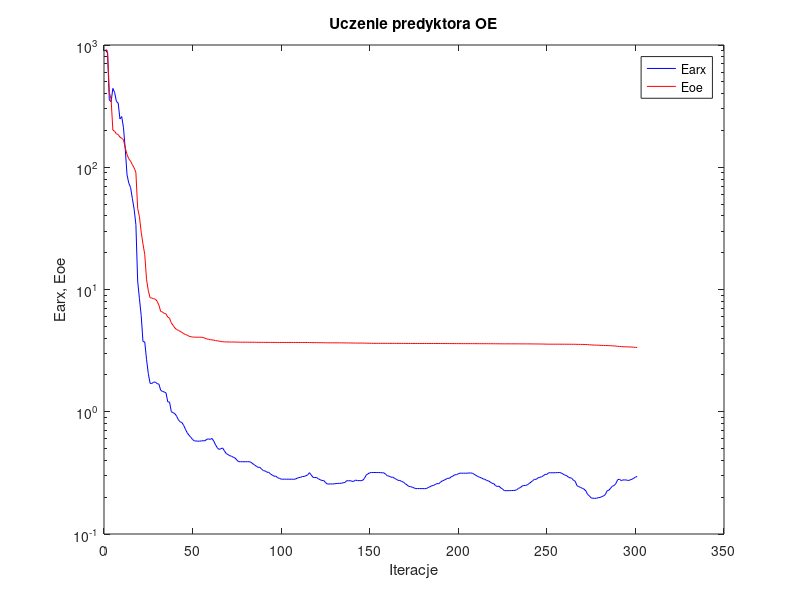
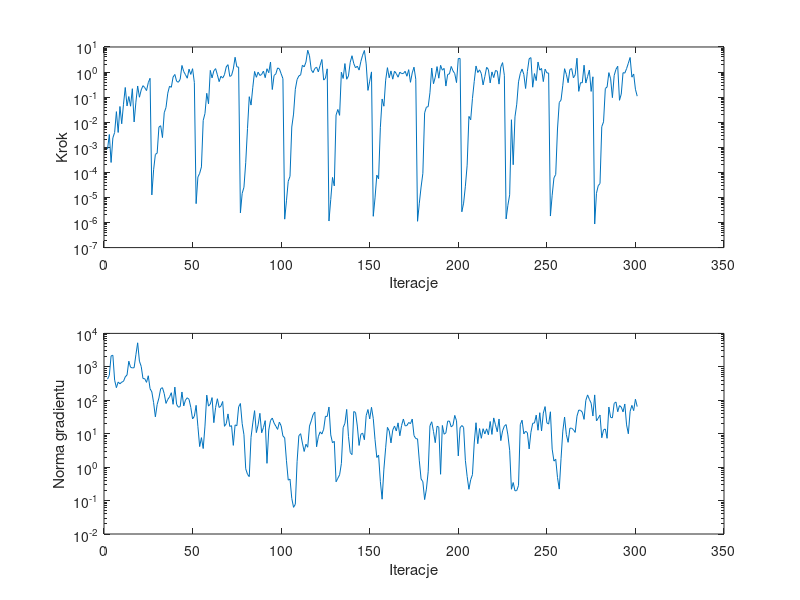

MATLAB code to generate these figures, in order:
%uczenie predyktora oe
clear all;
n=0; farx(n+1)=9.039466e+002; foe(n+1)=9.213752e+002; wspucz(n+1)=0.000000e+000; ng(n+1)=0.000000e+000;
%odnowa zmiennej metryki
n=1; farx(n+1)=8.592346e+002; foe(n+1)=8.892749e+002; krok(n+1)=8.446781e-004; ng(n+1)=4.283869e+002;
n=2; farx(n+1)=3.554636e+002; foe(n+1)=4.104725e+002; krok(n+1)=3.240245e-003; ng(n+1)=5.571665e+002;
n=3; farx(n+1)=3.438505e+002; foe(n+1)=3.608143e+002; krok(n+1)=2.478815e-004; ng(n+1)=2.117980e+003;
n=4; farx(n+1)=4.414736e+002; foe(n+1)=2.012518e+002; krok(n+1)=2.373838e-003; ng(n+1)=2.218937e+003;
n=5; farx(n+1)=4.089544e+002; foe(n+1)=1.968599e+002; krok(n+1)=3.891067e-003; ng(n+1)=3.993949e+002;
n=6; farx(n+1)=3.456889e+002; foe(n+1)=1.877053e+002; krok(n+1)=2.643052e-002; ng(n+1)=2.380797e+002;
n=7; farx(n+1)=3.351259e+002; foe(n+1)=1.852199e+002; krok(n+1)=3.899772e-003; ng(n+1)=3.511100e+002;
n=8; farx(n+1)=2.483405e+002; foe(n+1)=1.764369e+002; krok(n+1)=4.237599e-002; ng(n+1)=3.106760e+002;
n=9; farx(n+1)=2.599893e+002; foe(n+1)=1.724456e+002; krok(n+1)=8.674162e-003; ng(n+1)=3.493493e+002;
n=10; farx(n+1)=2.100548e+002; foe(n+1)=1.678157e+002; krok(n+1)=5.220046e-002; ng(n+1)=3.672480e+002;
n=11; farx(n+1)=1.408370e+002; foe(n+1)=1.435453e+002; krok(n+1)=2.427388e-001; ng(n+1)=5.012253e+002;
n=12; farx(n+1)=8.659238e+001; foe(n+1)=1.273307e+002; krok(n+1)=4.446078e-002; ng(n+1)=5.689139e+002;
n=13; farx(n+1)=7.411333e+001; foe(n+1)=1.171511e+002; krok(n+1)=1.057221e-001; ng(n+1)=1.473016e+003;
n=14; farx(n+1)=6.829468e+001; foe(n+1)=1.122370e+002; krok(n+1)=4.346837e-002; ng(n+1)=9.666006e+002;
n=15; farx(n+1)=5.558311e+001; foe(n+1)=1.049322e+002; krok(n+1)=2.169866e-001; ng(n+1)=9.294031e+002;
n=16; farx(n+1)=4.546717e+001; foe(n+1)=9.894195e+001; krok(n+1)=1.025657e-002; ng(n+1)=9.416441e+002;
n=17; farx(n+1)=3.397934e+001; foe(n+1)=9.051819e+001; krok(n+1)=6.324857e-002; ng(n+1)=2.287876e+003;
n=18; farx(n+1)=1.172206e+001; foe(n+1)=4.614777e+001; krok(n+1)=2.785378e-001; ng(n+1)=5.229447e+003;
n=19; farx(n+1)=8.414293e+000; foe(n+1)=3.938781e+001; krok(n+1)=9.907791e-002; ng(n+1)=1.474969e+003;
n=20; farx(n+1)=6.132854e+000; foe(n+1)=2.941989e+001; krok(n+1)=1.942977e-001; ng(n+1)=1.031544e+003;
n=21; farx(n+1)=3.750288e+000; foe(n+1)=2.356975e+001; krok(n+1)=2.869393e-001; ng(n+1)=4.459070e+002;
n=22; farx(n+1)=3.731649e+000; foe(n+1)=1.937669e+001; krok(n+1)=2.401907e-001; ng(n+1)=4.421281e+002;
n=23; farx(n+1)=2.688827e+000; foe(n+1)=1.212606e+001; krok(n+1)=1.827549e-001; ng(n+1)=3.431793e+002;
n=24; farx(n+1)=2.057009e+000; foe(n+1)=9.803566e+000; krok(n+1)=3.791860e-001; ng(n+1)=5.407460e+002;
n=25; farx(n+1)=1.710263e+000; foe(n+1)=8.569150e+000; krok(n+1)=5.636152e-001; ng(n+1)=2.216411e+002;
%odnowa zmiennej metryki
n=26; farx(n+1)=1.703269e+000; foe(n+1)=8.517127e+000; krok(n+1)=1.259797e-005; ng(n+1)=1.779468e+002;
n=27; farx(n+1)=1.745292e+000; foe(n+1)=8.396648e+000; krok(n+1)=1.266922e-004; ng(n+1)=8.505403e+001;
n=28; farx(n+1)=1.747359e+000; foe(n+1)=8.338259e+000; krok(n+1)=5.227506e-004; ng(n+1)=3.195090e+001;
n=29; farx(n+1)=1.698472e+000; foe(n+1)=8.006679e+000; krok(n+1)=5.797328e-004; ng(n+1)=7.431212e+001;
n=30; farx(n+1)=1.681452e+000; foe(n+1)=7.444766e+000; krok(n+1)=6.380132e-003; ng(n+1)=1.171291e+002;
n=31; farx(n+1)=1.499745e+000; foe(n+1)=6.613498e+000; krok(n+1)=7.251821e-003; ng(n+1)=2.227679e+002;
n=32; farx(n+1)=1.465406e+000; foe(n+1)=6.547494e+000; krok(n+1)=2.441971e-003; ng(n+1)=2.377764e+002;
n=33; farx(n+1)=1.452815e+000; foe(n+1)=6.377026e+000; krok(n+1)=2.384691e-002; ng(n+1)=1.576991e+002;
n=34; farx(n+1)=1.425746e+000; foe(n+1)=6.319669e+000; krok(n+1)=3.876047e-002; ng(n+1)=8.053255e+001;
n=35; farx(n+1)=1.204813e+000; foe(n+1)=5.945283e+000; krok(n+1)=1.439513e-001; ng(n+1)=1.061364e+002;
n=36; farx(n+1)=1.201450e+000; foe(n+1)=5.823221e+000; krok(n+1)=2.730638e-001; ng(n+1)=1.262456e+002;
n=37; farx(n+1)=1.000763e+000; foe(n+1)=5.332787e+000; krok(n+1)=2.468078e-001; ng(n+1)=1.681377e+002;
n=38; farx(n+1)=9.825645e-001; foe(n+1)=5.091926e+000; krok(n+1)=6.338619e-001; ng(n+1)=7.563167e+001;
n=39; farx(n+1)=9.645515e-001; foe(n+1)=4.855319e+000; krok(n+1)=8.029948e-001; ng(n+1)=2.477335e+002;
n=40; farx(n+1)=9.202718e-001; foe(n+1)=4.703134e+000; krok(n+1)=4.268310e-001; ng(n+1)=7.460760e+001;
n=41; farx(n+1)=8.589876e-001; foe(n+1)=4.634025e+000; krok(n+1)=3.924010e-001; ng(n+1)=6.202236e+001;
n=42; farx(n+1)=8.271178e-001; foe(n+1)=4.547241e+000; krok(n+1)=5.154350e-001; ng(n+1)=6.466661e+001;
n=43; farx(n+1)=8.158971e-001; foe(n+1)=4.450419e+000; krok(n+1)=1.834237e+000; ng(n+1)=1.768235e+002;
n=44; farx(n+1)=7.720033e-001; foe(n+1)=4.352302e+000; krok(n+1)=1.046368e+000; ng(n+1)=6.773557e+001;
n=45; farx(n+1)=7.171895e-001; foe(n+1)=4.280266e+000; krok(n+1)=7.847380e-001; ng(n+1)=1.013607e+002;
n=46; farx(n+1)=6.717468e-001; foe(n+1)=4.233504e+000; krok(n+1)=5.680238e-001; ng(n+1)=1.186782e+002;
n=47; farx(n+1)=6.422128e-001; foe(n+1)=4.143831e+000; krok(n+1)=1.304490e+000; ng(n+1)=1.067240e+002;
n=48; farx(n+1)=6.189329e-001; foe(n+1)=4.113163e+000; krok(n+1)=8.055989e-001; ng(n+1)=6.093560e+001;
n=49; farx(n+1)=5.932296e-001; foe(n+1)=4.084297e+000; krok(n+1)=1.361947e+000; ng(n+1)=2.768046e+001;
n=50; farx(n+1)=5.779227e-001; foe(n+1)=4.076899e+000; krok(n+1)=3.819429e-001; ng(n+1)=3.318586e+001;
%odnowa zmiennej metryki
n=51; farx(n+1)=5.765826e-001; foe(n+1)=4.072810e+000; krok(n+1)=5.659503e-006; ng(n+1)=7.049082e+001;
n=52; farx(n+1)=5.743139e-001; foe(n+1)=4.070355e+000; krok(n+1)=6.490171e-005; ng(n+1)=1.662706e+001;
n=53; farx(n+1)=5.751679e-001; foe(n+1)=4.070103e+000; krok(n+1)=9.153980e-005; ng(n+1)=4.119229e+000;
n=54; farx(n+1)=5.769781e-001; foe(n+1)=4.068996e+000; krok(n+1)=1.648234e-004; ng(n+1)=7.628254e+000;
n=55; farx(n+1)=5.800284e-001; foe(n+1)=4.052675e+000; krok(n+1)=1.175883e-002; ng(n+1)=3.601222e+000;
n=56; farx(n+1)=5.788624e-001; foe(n+1)=3.993204e+000; krok(n+1)=2.223039e-002; ng(n+1)=1.688282e+001;
n=57; farx(n+1)=5.953858e-001; foe(n+1)=3.940075e+000; krok(n+1)=1.422614e-001; ng(n+1)=1.424470e+002;
n=58; farx(n+1)=5.992469e-001; foe(n+1)=3.920567e+000; krok(n+1)=5.401650e-002; ng(n+1)=6.677086e+001;
n=59; farx(n+1)=5.944875e-001; foe(n+1)=3.882352e+000; krok(n+1)=1.163909e+000; ng(n+1)=7.679332e+001;
n=60; farx(n+1)=6.047956e-001; foe(n+1)=3.871904e+000; krok(n+1)=5.853717e-001; ng(n+1)=1.200797e+002;
n=61; farx(n+1)=5.734318e-001; foe(n+1)=3.852887e+000; krok(n+1)=1.120145e+000; ng(n+1)=2.137813e+001;
n=62; farx(n+1)=5.354427e-001; foe(n+1)=3.820540e+000; krok(n+1)=1.371110e+000; ng(n+1)=6.099749e+001;
n=63; farx(n+1)=5.063751e-001; foe(n+1)=3.801535e+000; krok(n+1)=7.741360e-001; ng(n+1)=1.110610e+002;
n=64; farx(n+1)=4.916960e-001; foe(n+1)=3.786784e+000; krok(n+1)=4.147513e-001; ng(n+1)=6.068744e+001;
n=65; farx(n+1)=4.994048e-001; foe(n+1)=3.755535e+000; krok(n+1)=6.807263e-001; ng(n+1)=6.721248e+001;
n=66; farx(n+1)=5.054246e-001; foe(n+1)=3.741568e+000; krok(n+1)=5.758050e-001; ng(n+1)=9.196119e+001;
n=67; farx(n+1)=4.774452e-001; foe(n+1)=3.730706e+000; krok(n+1)=7.847380e-001; ng(n+1)=1.662666e+001;
n=68; farx(n+1)=4.550464e-001; foe(n+1)=3.726559e+000; krok(n+1)=1.601772e+000; ng(n+1)=1.990891e+001;
n=69; farx(n+1)=4.464666e-001; foe(n+1)=3.723286e+000; krok(n+1)=1.974564e+000; ng(n+1)=3.906760e+001;
n=70; farx(n+1)=4.368693e-001; foe(n+1)=3.720941e+000; krok(n+1)=6.710813e-001; ng(n+1)=1.646161e+001;
n=71; farx(n+1)=4.325833e-001; foe(n+1)=3.719100e+000; krok(n+1)=7.310195e-001; ng(n+1)=1.741170e+001;
n=72; farx(n+1)=4.242828e-001; foe(n+1)=3.718407e+000; krok(n+1)=1.322970e+000; ng(n+1)=4.475404e+000;
n=73; farx(n+1)=4.182206e-001; foe(n+1)=3.717180e+000; krok(n+1)=3.894350e+000; ng(n+1)=1.831296e+001;
n=74; farx(n+1)=4.025622e-001; foe(n+1)=3.714115e+000; krok(n+1)=1.605990e+000; ng(n+1)=1.731786e+001;
n=75; farx(n+1)=3.903375e-001; foe(n+1)=3.709148e+000; krok(n+1)=1.569476e+000; ng(n+1)=6.353433e+001;
%odnowa zmiennej metryki
n=76; farx(n+1)=3.902148e-001; foe(n+1)=3.706938e+000; krok(n+1)=2.429186e-006; ng(n+1)=7.995365e+001;
n=77; farx(n+1)=3.904859e-001; foe(n+1)=3.705917e+000; krok(n+1)=1.448140e-005; ng(n+1)=1.999505e+001;
n=78; farx(n+1)=3.896785e-001; foe(n+1)=3.705566e+000; krok(n+1)=2.550300e-005; ng(n+1)=9.307394e+000;
n=79; farx(n+1)=3.900092e-001; foe(n+1)=3.705508e+000; krok(n+1)=2.427276e-004; ng(n+1)=8.910631e-001;
n=80; farx(n+1)=3.905443e-001; foe(n+1)=3.705192e+000; krok(n+1)=5.548179e-003; ng(n+1)=6.127754e-001;
n=81; farx(n+1)=3.906438e-001; foe(n+1)=3.704334e+000; krok(n+1)=1.041792e-001; ng(n+1)=5.204482e-001;
n=82; farx(n+1)=3.857403e-001; foe(n+1)=3.703560e+000; krok(n+1)=4.818488e-002; ng(n+1)=7.816402e+000;
n=83; farx(n+1)=3.756064e-001; foe(n+1)=3.702040e+000; krok(n+1)=2.475890e-001; ng(n+1)=2.092803e+001;
n=84; farx(n+1)=3.668458e-001; foe(n+1)=3.699995e+000; krok(n+1)=1.056270e+000; ng(n+1)=4.889717e+001;
n=85; farx(n+1)=3.581334e-001; foe(n+1)=3.699042e+000; krok(n+1)=6.182030e-001; ng(n+1)=1.078192e+001;
n=86; farx(n+1)=3.509141e-001; foe(n+1)=3.697327e+000; krok(n+1)=9.903562e-001; ng(n+1)=1.838421e+001;
n=87; farx(n+1)=3.511712e-001; foe(n+1)=3.695885e+000; krok(n+1)=7.310195e-001; ng(n+1)=4.070193e+001;
n=88; farx(n+1)=3.389105e-001; foe(n+1)=3.694636e+000; krok(n+1)=8.043035e-001; ng(n+1)=1.066266e+001;
n=89; farx(n+1)=3.297519e-001; foe(n+1)=3.693885e+000; krok(n+1)=1.093437e+000; ng(n+1)=1.529289e+001;
n=90; farx(n+1)=3.278321e-001; foe(n+1)=3.693370e+000; krok(n+1)=5.968867e-001; ng(n+1)=2.457113e+001;
n=91; farx(n+1)=3.203585e-001; foe(n+1)=3.692580e+000; krok(n+1)=1.357620e+000; ng(n+1)=1.299740e+000;
n=92; farx(n+1)=3.194474e-001; foe(n+1)=3.692147e+000; krok(n+1)=9.397835e-001; ng(n+1)=1.283211e+001;
n=93; farx(n+1)=3.093037e-001; foe(n+1)=3.691285e+000; krok(n+1)=2.517207e+000; ng(n+1)=2.484475e+001;
n=94; farx(n+1)=3.035290e-001; foe(n+1)=3.690961e+000; krok(n+1)=2.010048e-001; ng(n+1)=2.942598e+001;
n=95; farx(n+1)=2.968636e-001; foe(n+1)=3.690316e+000; krok(n+1)=7.294970e-001; ng(n+1)=2.080402e+001;
n=96; farx(n+1)=2.975541e-001; foe(n+1)=3.689891e+000; krok(n+1)=8.456470e-001; ng(n+1)=1.679095e+001;
n=97; farx(n+1)=2.886798e-001; foe(n+1)=3.688961e+000; krok(n+1)=1.458994e+000; ng(n+1)=1.343428e+001;
n=98; farx(n+1)=2.854376e-001; foe(n+1)=3.688425e+000; krok(n+1)=1.348916e+000; ng(n+1)=2.217726e+001;
n=99; farx(n+1)=2.810673e-001; foe(n+1)=3.688180e+000; krok(n+1)=8.576098e-001; ng(n+1)=1.719634e+001;
n=100; farx(n+1)=2.808530e-001; foe(n+1)=3.688044e+000; krok(n+1)=5.461275e-001; ng(n+1)=8.552032e+000;
%odnowa zmiennej metryki
n=101; farx(n+1)=2.808404e-001; foe(n+1)=3.688031e+000; krok(n+1)=1.361941e-006; ng(n+1)=7.508431e+000;
n=102; farx(n+1)=2.807989e-001; foe(n+1)=3.688028e+000; krok(n+1)=7.336129e-006; ng(n+1)=1.553766e+000;
n=103; farx(n+1)=2.807596e-001; foe(n+1)=3.688027e+000; krok(n+1)=4.417967e-005; ng(n+1)=4.085292e-001;
n=104; farx(n+1)=2.807405e-001; foe(n+1)=3.688025e+000; krok(n+1)=6.952670e-005; ng(n+1)=4.385816e-001;
n=105; farx(n+1)=2.805709e-001; foe(n+1)=3.688008e+000; krok(n+1)=6.419868e-003; ng(n+1)=1.163897e-001;
n=106; farx(n+1)=2.803778e-001; foe(n+1)=3.688000e+000; krok(n+1)=2.113198e-002; ng(n+1)=6.274367e-002;
n=107; farx(n+1)=2.810865e-001; foe(n+1)=3.687943e+000; krok(n+1)=2.064051e-001; ng(n+1)=7.740055e-002;
n=108; farx(n+1)=2.859314e-001; foe(n+1)=3.687773e+000; krok(n+1)=5.045340e-001; ng(n+1)=1.454113e+000;
n=109; farx(n+1)=2.894297e-001; foe(n+1)=3.687649e+000; krok(n+1)=7.011953e-001; ng(n+1)=8.734403e+000;
n=110; farx(n+1)=2.907935e-001; foe(n+1)=3.687488e+000; krok(n+1)=7.725027e-001; ng(n+1)=1.000954e+001;
n=111; farx(n+1)=2.957597e-001; foe(n+1)=3.687314e+000; krok(n+1)=1.874409e+000; ng(n+1)=5.237701e+000;
n=112; farx(n+1)=2.955084e-001; foe(n+1)=3.687244e+000; krok(n+1)=1.606385e+000; ng(n+1)=2.939366e+000;
n=113; farx(n+1)=2.996984e-001; foe(n+1)=3.687132e+000; krok(n+1)=2.496734e+000; ng(n+1)=4.844403e+000;
n=114; farx(n+1)=3.050289e-001; foe(n+1)=3.686299e+000; krok(n+1)=7.416220e+000; ng(n+1)=3.933440e+000;
n=115; farx(n+1)=3.173318e-001; foe(n+1)=3.683035e+000; krok(n+1)=4.456604e+000; ng(n+1)=1.692242e+001;
n=116; farx(n+1)=3.039160e-001; foe(n+1)=3.679181e+000; krok(n+1)=1.231141e+000; ng(n+1)=2.424783e+001;
n=117; farx(n+1)=2.905117e-001; foe(n+1)=3.675814e+000; krok(n+1)=9.490531e-001; ng(n+1)=3.688449e+001;
n=118; farx(n+1)=2.894944e-001; foe(n+1)=3.674860e+000; krok(n+1)=1.390988e+000; ng(n+1)=4.449370e+001;
n=119; farx(n+1)=2.896488e-001; foe(n+1)=3.674409e+000; krok(n+1)=1.569476e+000; ng(n+1)=4.069175e+000;
n=120; farx(n+1)=2.828497e-001; foe(n+1)=3.673917e+000; krok(n+1)=1.015323e+000; ng(n+1)=8.129420e+000;
n=121; farx(n+1)=2.783943e-001; foe(n+1)=3.672735e+000; krok(n+1)=1.856466e+000; ng(n+1)=1.137603e+001;
n=122; farx(n+1)=2.739761e-001; foe(n+1)=3.670045e+000; krok(n+1)=3.171012e+000; ng(n+1)=9.791358e+000;
n=123; farx(n+1)=2.742512e-001; foe(n+1)=3.669134e+000; krok(n+1)=4.787134e-001; ng(n+1)=1.359799e+001;
n=124; farx(n+1)=2.641074e-001; foe(n+1)=3.666981e+000; krok(n+1)=5.657309e-001; ng(n+1)=3.318737e+001;
n=125; farx(n+1)=2.565364e-001; foe(n+1)=3.663710e+000; krok(n+1)=1.341860e+000; ng(n+1)=3.277875e+001;
%odnowa zmiennej metryki
n=126; farx(n+1)=2.565319e-001; foe(n+1)=3.663067e+000; krok(n+1)=1.146686e-006; ng(n+1)=6.278375e+001;
n=127; farx(n+1)=2.567208e-001; foe(n+1)=3.662940e+000; krok(n+1)=8.316918e-006; ng(n+1)=9.191092e+000;
n=128; farx(n+1)=2.566648e-001; foe(n+1)=3.662594e+000; krok(n+1)=6.291931e-005; ng(n+1)=5.334358e+000;
n=129; farx(n+1)=2.571357e-001; foe(n+1)=3.662416e+000; krok(n+1)=2.889771e-005; ng(n+1)=5.922745e+000;
n=130; farx(n+1)=2.587140e-001; foe(n+1)=3.662210e+000; krok(n+1)=1.931884e-002; ng(n+1)=3.648027e-001;
n=131; farx(n+1)=2.593305e-001; foe(n+1)=3.662038e+000; krok(n+1)=3.229291e-002; ng(n+1)=4.642754e-001;
n=132; farx(n+1)=2.598349e-001; foe(n+1)=3.661758e+000; krok(n+1)=1.881038e-002; ng(n+1)=5.898688e-001;
n=133; farx(n+1)=2.600054e-001; foe(n+1)=3.660487e+000; krok(n+1)=9.861549e-001; ng(n+1)=1.283149e+000;
n=134; farx(n+1)=2.624980e-001; foe(n+1)=3.659770e+000; krok(n+1)=5.551463e-001; ng(n+1)=1.518728e+001;
n=135; farx(n+1)=2.638507e-001; foe(n+1)=3.656884e+000; krok(n+1)=2.180727e+000; ng(n+1)=2.046458e+001;
n=136; farx(n+1)=2.733115e-001; foe(n+1)=3.654274e+000; krok(n+1)=5.174513e-001; ng(n+1)=5.327888e+001;
n=137; farx(n+1)=2.718797e-001; foe(n+1)=3.653973e+000; krok(n+1)=7.011953e-001; ng(n+1)=8.306071e+000;
n=138; farx(n+1)=2.735803e-001; foe(n+1)=3.653694e+000; krok(n+1)=2.472812e+000; ng(n+1)=2.715838e+000;
n=139; farx(n+1)=2.695976e-001; foe(n+1)=3.652397e+000; krok(n+1)=4.480579e+000; ng(n+1)=2.363325e+000;
n=140; farx(n+1)=2.697319e-001; foe(n+1)=3.648540e+000; krok(n+1)=2.169166e+000; ng(n+1)=4.611950e+001;
n=141; farx(n+1)=2.760676e-001; foe(n+1)=3.646110e+000; krok(n+1)=1.477307e+000; ng(n+1)=4.301672e+001;
n=142; farx(n+1)=2.731696e-001; foe(n+1)=3.645786e+000; krok(n+1)=1.720015e+000; ng(n+1)=1.692182e+001;
n=143; farx(n+1)=2.734865e-001; foe(n+1)=3.645702e+000; krok(n+1)=1.197939e+000; ng(n+1)=4.453527e+000;
n=144; farx(n+1)=2.728248e-001; foe(n+1)=3.645578e+000; krok(n+1)=2.645939e+000; ng(n+1)=9.600276e+000;
n=145; farx(n+1)=2.747910e-001; foe(n+1)=3.645257e+000; krok(n+1)=4.711159e+000; ng(n+1)=1.042566e+001;
n=146; farx(n+1)=2.849023e-001; foe(n+1)=3.643154e+000; krok(n+1)=7.259044e+000; ng(n+1)=6.601643e+000;
n=147; farx(n+1)=3.033808e-001; foe(n+1)=3.638914e+000; krok(n+1)=2.108705e+000; ng(n+1)=3.486818e+001;
n=148; farx(n+1)=3.106512e-001; foe(n+1)=3.637254e+000; krok(n+1)=1.856523e-001; ng(n+1)=5.284338e+001;
n=149; farx(n+1)=3.166961e-001; foe(n+1)=3.633502e+000; krok(n+1)=4.335130e-001; ng(n+1)=2.765240e+001;
n=150; farx(n+1)=3.185066e-001; foe(n+1)=3.628482e+000; krok(n+1)=1.015323e+000; ng(n+1)=6.158149e+001;
%odnowa zmiennej metryki
n=151; farx(n+1)=3.184444e-001; foe(n+1)=3.628234e+000; krok(n+1)=1.771513e-006; ng(n+1)=2.857005e+001;
n=152; farx(n+1)=3.182751e-001; foe(n+1)=3.628177e+000; krok(n+1)=9.602384e-006; ng(n+1)=6.613784e+000;
n=153; farx(n+1)=3.183274e-001; foe(n+1)=3.628123e+000; krok(n+1)=7.773395e-005; ng(n+1)=1.943621e+000;
n=154; farx(n+1)=3.180250e-001; foe(n+1)=3.628078e+000; krok(n+1)=5.491616e-005; ng(n+1)=2.295583e+000;
n=155; farx(n+1)=3.181665e-001; foe(n+1)=3.627942e+000; krok(n+1)=6.023109e-003; ng(n+1)=3.738590e-001;
n=156; farx(n+1)=3.166534e-001; foe(n+1)=3.627800e+000; krok(n+1)=8.430727e-002; ng(n+1)=1.099053e-001;
n=157; farx(n+1)=3.164862e-001; foe(n+1)=3.627654e+000; krok(n+1)=4.346837e-002; ng(n+1)=8.714033e-001;
n=158; farx(n+1)=3.078047e-001; foe(n+1)=3.627175e+000; krok(n+1)=4.747686e-001; ng(n+1)=3.788359e+000;
n=159; farx(n+1)=2.989747e-001; foe(n+1)=3.626628e+000; krok(n+1)=1.498210e+000; ng(n+1)=1.545510e+001;
n=160; farx(n+1)=2.971631e-001; foe(n+1)=3.626394e+000; krok(n+1)=5.908391e-001; ng(n+1)=1.217871e+001;
n=161; farx(n+1)=2.915300e-001; foe(n+1)=3.625841e+000; krok(n+1)=1.111368e+000; ng(n+1)=5.310172e+000;
n=162; farx(n+1)=2.920946e-001; foe(n+1)=3.625560e+000; krok(n+1)=5.203615e-001; ng(n+1)=1.282166e+001;
n=163; farx(n+1)=2.849420e-001; foe(n+1)=3.625178e+000; krok(n+1)=1.084311e+000; ng(n+1)=1.699584e+001;
n=164; farx(n+1)=2.809043e-001; foe(n+1)=3.624817e+000; krok(n+1)=8.727420e-001; ng(n+1)=1.204084e+001;
n=165; farx(n+1)=2.746973e-001; foe(n+1)=3.624427e+000; krok(n+1)=6.236064e-001; ng(n+1)=2.109979e+001;
n=166; farx(n+1)=2.739912e-001; foe(n+1)=3.624075e+000; krok(n+1)=9.908265e-001; ng(n+1)=8.674242e+000;
n=167; farx(n+1)=2.692428e-001; foe(n+1)=3.623685e+000; krok(n+1)=8.674420e-001; ng(n+1)=1.767281e+001;
n=168; farx(n+1)=2.658922e-001; foe(n+1)=3.622996e+000; krok(n+1)=8.728449e-001; ng(n+1)=2.751446e+001;
n=169; farx(n+1)=2.582349e-001; foe(n+1)=3.622290e+000; krok(n+1)=1.077223e+000; ng(n+1)=1.714565e+001;
n=170; farx(n+1)=2.525901e-001; foe(n+1)=3.621227e+000; krok(n+1)=6.807263e-001; ng(n+1)=1.754766e+001;
n=171; farx(n+1)=2.451833e-001; foe(n+1)=3.620293e+000; krok(n+1)=1.247213e+000; ng(n+1)=2.168217e+001;
n=172; farx(n+1)=2.443449e-001; foe(n+1)=3.619677e+000; krok(n+1)=3.903951e-001; ng(n+1)=1.994742e+001;
n=173; farx(n+1)=2.415302e-001; foe(n+1)=3.619065e+000; krok(n+1)=9.270274e-001; ng(n+1)=2.745656e+001;
n=174; farx(n+1)=2.382901e-001; foe(n+1)=3.618643e+000; krok(n+1)=1.566412e+000; ng(n+1)=8.809815e+000;
n=175; farx(n+1)=2.352301e-001; foe(n+1)=3.618523e+000; krok(n+1)=5.174513e-001; ng(n+1)=7.130133e+000;
%odnowa zmiennej metryki
n=176; farx(n+1)=2.352327e-001; foe(n+1)=3.618515e+000; krok(n+1)=1.120004e-006; ng(n+1)=7.006717e+000;
n=177; farx(n+1)=2.352525e-001; foe(n+1)=3.618512e+000; krok(n+1)=5.892536e-006; ng(n+1)=1.541048e+000;
n=178; farx(n+1)=2.352211e-001; foe(n+1)=3.618511e+000; krok(n+1)=2.605170e-005; ng(n+1)=4.438415e-001;
n=179; farx(n+1)=2.351980e-001; foe(n+1)=3.618509e+000; krok(n+1)=9.144347e-005; ng(n+1)=3.655578e-001;
n=180; farx(n+1)=2.349828e-001; foe(n+1)=3.618476e+000; krok(n+1)=2.369912e-002; ng(n+1)=1.070298e-001;
n=181; farx(n+1)=2.355426e-001; foe(n+1)=3.618395e+000; krok(n+1)=4.002904e-002; ng(n+1)=2.204447e-001;
n=182; farx(n+1)=2.398697e-001; foe(n+1)=3.617914e+000; krok(n+1)=4.161404e-002; ng(n+1)=7.271652e-001;
n=183; farx(n+1)=2.434859e-001; foe(n+1)=3.617717e+000; krok(n+1)=1.495694e-001; ng(n+1)=1.729066e+001;
n=184; farx(n+1)=2.481351e-001; foe(n+1)=3.617215e+000; krok(n+1)=1.443163e+000; ng(n+1)=2.274530e+001;
n=185; farx(n+1)=2.495824e-001; foe(n+1)=3.616966e+000; krok(n+1)=3.428611e-001; ng(n+1)=1.165055e+001;
n=186; farx(n+1)=2.541294e-001; foe(n+1)=3.616561e+000; krok(n+1)=6.268073e-001; ng(n+1)=5.394621e+000;
n=187; farx(n+1)=2.584970e-001; foe(n+1)=3.616070e+000; krok(n+1)=1.650428e+000; ng(n+1)=1.666783e+001;
n=188; farx(n+1)=2.577189e-001; foe(n+1)=3.615841e+000; krok(n+1)=5.690454e-001; ng(n+1)=1.566809e+001;
n=189; farx(n+1)=2.658798e-001; foe(n+1)=3.615299e+000; krok(n+1)=1.856466e+000; ng(n+1)=6.114852e-001;
n=190; farx(n+1)=2.721886e-001; foe(n+1)=3.614956e+000; krok(n+1)=1.187855e+000; ng(n+1)=1.763956e+001;
n=191; farx(n+1)=2.755961e-001; foe(n+1)=3.614446e+000; krok(n+1)=1.397233e+000; ng(n+1)=9.643111e+000;
n=192; farx(n+1)=2.804731e-001; foe(n+1)=3.614089e+000; krok(n+1)=2.767539e-001; ng(n+1)=1.061161e+001;
n=193; farx(n+1)=2.857276e-001; foe(n+1)=3.613569e+000; krok(n+1)=8.027177e-001; ng(n+1)=2.365674e+001;
n=194; farx(n+1)=2.853078e-001; foe(n+1)=3.612882e+000; krok(n+1)=8.457767e-001; ng(n+1)=2.393952e+001;
n=195; farx(n+1)=2.939949e-001; foe(n+1)=3.611644e+000; krok(n+1)=1.675028e+000; ng(n+1)=1.602766e+001;
n=196; farx(n+1)=2.980998e-001; foe(n+1)=3.610504e+000; krok(n+1)=1.120145e+000; ng(n+1)=1.779133e+001;
n=197; farx(n+1)=3.051977e-001; foe(n+1)=3.609797e+000; krok(n+1)=8.674420e-001; ng(n+1)=3.526005e+001;
n=198; farx(n+1)=3.053330e-001; foe(n+1)=3.609559e+000; krok(n+1)=3.806077e-001; ng(n+1)=2.433584e+001;
n=199; farx(n+1)=3.109743e-001; foe(n+1)=3.608823e+000; krok(n+1)=3.468104e+000; ng(n+1)=2.165093e+000;
n=200; farx(n+1)=3.146177e-001; foe(n+1)=3.607332e+000; krok(n+1)=3.508738e+000; ng(n+1)=1.504358e+001;
%odnowa zmiennej metryki
n=201; farx(n+1)=3.144714e-001; foe(n+1)=3.607070e+000; krok(n+1)=2.678022e-006; ng(n+1)=1.757782e+001;
n=202; farx(n+1)=3.141887e-001; foe(n+1)=3.606836e+000; krok(n+1)=5.918082e-006; ng(n+1)=1.546121e+001;
n=203; farx(n+1)=3.143258e-001; foe(n+1)=3.606822e+000; krok(n+1)=2.809248e-005; ng(n+1)=1.589130e+000;
n=204; farx(n+1)=3.144331e-001; foe(n+1)=3.606811e+000; krok(n+1)=1.935115e-004; ng(n+1)=5.271012e-001;
n=205; farx(n+1)=3.154464e-001; foe(n+1)=3.606677e+000; krok(n+1)=1.704362e-002; ng(n+1)=2.176098e-001;
n=206; farx(n+1)=3.156547e-001; foe(n+1)=3.606608e+000; krok(n+1)=1.251065e-002; ng(n+1)=4.205564e-001;
n=207; farx(n+1)=3.142003e-001; foe(n+1)=3.606304e+000; krok(n+1)=8.892157e-002; ng(n+1)=5.962477e-001;
n=208; farx(n+1)=3.078123e-001; foe(n+1)=3.605755e+000; krok(n+1)=4.228884e-001; ng(n+1)=5.285318e+000;
n=209; farx(n+1)=3.017333e-001; foe(n+1)=3.605059e+000; krok(n+1)=1.745690e+000; ng(n+1)=2.126241e+001;
n=210; farx(n+1)=2.953408e-001; foe(n+1)=3.604651e+000; krok(n+1)=9.607629e-001; ng(n+1)=5.020442e+000;
n=211; farx(n+1)=2.911810e-001; foe(n+1)=3.603893e+000; krok(n+1)=1.225747e+000; ng(n+1)=1.427733e+001;
n=212; farx(n+1)=2.878655e-001; foe(n+1)=3.603617e+000; krok(n+1)=8.704303e-001; ng(n+1)=7.285586e+000;
n=213; farx(n+1)=2.822864e-001; foe(n+1)=3.603277e+000; krok(n+1)=3.075863e-001; ng(n+1)=1.408877e+001;
n=214; farx(n+1)=2.802794e-001; foe(n+1)=3.602922e+000; krok(n+1)=6.674595e-001; ng(n+1)=9.880231e+000;
n=215; farx(n+1)=2.741837e-001; foe(n+1)=3.602529e+000; krok(n+1)=1.548272e+000; ng(n+1)=1.400793e+001;
n=216; farx(n+1)=2.721775e-001; foe(n+1)=3.601992e+000; krok(n+1)=1.266515e+000; ng(n+1)=9.300596e+000;
n=217; farx(n+1)=2.663836e-001; foe(n+1)=3.601404e+000; krok(n+1)=3.693268e-001; ng(n+1)=2.317120e+001;
n=218; farx(n+1)=2.600153e-001; foe(n+1)=3.600821e+000; krok(n+1)=1.015268e+000; ng(n+1)=9.515886e+000;
n=219; farx(n+1)=2.586082e-001; foe(n+1)=3.600140e+000; krok(n+1)=6.026971e-001; ng(n+1)=2.966299e+001;
n=220; farx(n+1)=2.487313e-001; foe(n+1)=3.598956e+000; krok(n+1)=1.154449e+000; ng(n+1)=1.843365e+001;
n=221; farx(n+1)=2.447919e-001; foe(n+1)=3.597706e+000; krok(n+1)=1.090791e+000; ng(n+1)=1.142864e+001;
n=222; farx(n+1)=2.461443e-001; foe(n+1)=3.597058e+000; krok(n+1)=3.307424e-001; ng(n+1)=2.750556e+001;
n=223; farx(n+1)=2.381219e-001; foe(n+1)=3.596126e+000; krok(n+1)=1.601772e+000; ng(n+1)=6.203838e+000;
n=224; farx(n+1)=2.333739e-001; foe(n+1)=3.595318e+000; krok(n+1)=2.379862e+000; ng(n+1)=1.215912e+001;
n=225; farx(n+1)=2.261625e-001; foe(n+1)=3.594434e+000; krok(n+1)=7.448368e-001; ng(n+1)=1.686741e+001;
%odnowa zmiennej metryki
n=226; farx(n+1)=2.261780e-001; foe(n+1)=3.594349e+000; krok(n+1)=1.389648e-006; ng(n+1)=1.874734e+001;
n=227; farx(n+1)=2.262616e-001; foe(n+1)=3.594264e+000; krok(n+1)=4.883258e-006; ng(n+1)=9.218690e+000;
n=228; farx(n+1)=2.261425e-001; foe(n+1)=3.594245e+000; krok(n+1)=1.273164e-005; ng(n+1)=3.192866e+000;
n=229; farx(n+1)=2.267668e-001; foe(n+1)=3.594161e+000; krok(n+1)=1.254988e-002; ng(n+1)=2.179156e-001;
n=230; farx(n+1)=2.268679e-001; foe(n+1)=3.594156e+000; krok(n+1)=2.015675e-004; ng(n+1)=3.461149e-001;
n=231; farx(n+1)=2.277255e-001; foe(n+1)=3.594090e+000; krok(n+1)=1.636186e-002; ng(n+1)=1.956565e-001;
n=232; farx(n+1)=2.299783e-001; foe(n+1)=3.593833e+000; krok(n+1)=5.235740e-002; ng(n+1)=1.992057e-001;
n=233; farx(n+1)=2.365030e-001; foe(n+1)=3.593062e+000; krok(n+1)=4.079802e-001; ng(n+1)=2.843677e-001;
n=234; farx(n+1)=2.393858e-001; foe(n+1)=3.592650e+000; krok(n+1)=8.823184e-001; ng(n+1)=1.866320e+001;
n=235; farx(n+1)=2.464867e-001; foe(n+1)=3.591219e+000; krok(n+1)=1.322970e+000; ng(n+1)=2.533611e+001;
n=236; farx(n+1)=2.493959e-001; foe(n+1)=3.590946e+000; krok(n+1)=8.008859e-001; ng(n+1)=9.869660e+000;
n=237; farx(n+1)=2.495842e-001; foe(n+1)=3.590809e+000; krok(n+1)=2.209722e-001; ng(n+1)=1.185475e+001;
n=238; farx(n+1)=2.528857e-001; foe(n+1)=3.590682e+000; krok(n+1)=1.047159e+000; ng(n+1)=1.074646e+001;
n=239; farx(n+1)=2.587201e-001; foe(n+1)=3.590284e+000; krok(n+1)=3.383107e+000; ng(n+1)=3.509732e+000;
n=240; farx(n+1)=2.652023e-001; foe(n+1)=3.589166e+000; krok(n+1)=3.777450e+000; ng(n+1)=1.102563e+001;
n=241; farx(n+1)=2.728011e-001; foe(n+1)=3.588071e+000; krok(n+1)=2.488881e-001; ng(n+1)=2.052673e+001;
n=242; farx(n+1)=2.801509e-001; foe(n+1)=3.586733e+000; krok(n+1)=8.704303e-001; ng(n+1)=2.088565e+001;
n=243; farx(n+1)=2.798776e-001; foe(n+1)=3.585463e+000; krok(n+1)=4.572801e-001; ng(n+1)=3.596873e+001;
n=244; farx(n+1)=2.880936e-001; foe(n+1)=3.583786e+000; krok(n+1)=2.513146e+000; ng(n+1)=1.268776e+001;
n=245; farx(n+1)=2.906800e-001; foe(n+1)=3.582716e+000; krok(n+1)=1.191322e+000; ng(n+1)=4.240710e+001;
n=246; farx(n+1)=2.937097e-001; foe(n+1)=3.580655e+000; krok(n+1)=1.402391e+000; ng(n+1)=1.208866e+001;
n=247; farx(n+1)=2.992203e-001; foe(n+1)=3.579453e+000; krok(n+1)=4.164005e-001; ng(n+1)=4.127825e+001;
n=248; farx(n+1)=3.075620e-001; foe(n+1)=3.574895e+000; krok(n+1)=1.304892e+000; ng(n+1)=6.468201e+001;
n=249; farx(n+1)=3.073868e-001; foe(n+1)=3.573290e+000; krok(n+1)=9.270274e-001; ng(n+1)=2.112763e+001;
n=250; farx(n+1)=3.169127e-001; foe(n+1)=3.570476e+000; krok(n+1)=9.073805e-001; ng(n+1)=1.938225e+001;
%odnowa zmiennej metryki
n=251; farx(n+1)=3.168851e-001; foe(n+1)=3.569954e+000; krok(n+1)=1.814744e-006; ng(n+1)=4.524186e+001;
n=252; farx(n+1)=3.169802e-001; foe(n+1)=3.569929e+000; krok(n+1)=1.229246e-005; ng(n+1)=3.450878e+000;
n=253; farx(n+1)=3.169038e-001; foe(n+1)=3.569900e+000; krok(n+1)=6.024230e-005; ng(n+1)=1.514616e+000;
n=254; farx(n+1)=3.172329e-001; foe(n+1)=3.569854e+000; krok(n+1)=8.271938e-005; ng(n+1)=1.728289e+000;
n=255; farx(n+1)=3.177313e-001; foe(n+1)=3.569627e+000; krok(n+1)=5.368339e-003; ng(n+1)=4.917428e-001;
n=256; farx(n+1)=3.187187e-001; foe(n+1)=3.569423e+000; krok(n+1)=6.128758e-002; ng(n+1)=2.204516e-001;
n=257; farx(n+1)=3.162168e-001; foe(n+1)=3.568965e+000; krok(n+1)=7.644254e-002; ng(n+1)=1.779222e+000;
n=258; farx(n+1)=3.104348e-001; foe(n+1)=3.568329e+000; krok(n+1)=2.978305e-001; ng(n+1)=1.194132e+001;
n=259; farx(n+1)=3.038602e-001; foe(n+1)=3.567526e+000; krok(n+1)=1.361947e+000; ng(n+1)=3.156479e+001;
n=260; farx(n+1)=3.011793e-001; foe(n+1)=3.567109e+000; krok(n+1)=8.088973e-001; ng(n+1)=9.426556e+000;
n=261; farx(n+1)=2.934446e-001; foe(n+1)=3.566444e+000; krok(n+1)=3.762637e-001; ng(n+1)=5.523954e+000;
n=262; farx(n+1)=2.881561e-001; foe(n+1)=3.565576e+000; krok(n+1)=1.267724e+000; ng(n+1)=1.461203e+001;
n=263; farx(n+1)=2.868168e-001; foe(n+1)=3.564962e+000; krok(n+1)=1.374295e+000; ng(n+1)=1.458754e+001;
n=264; farx(n+1)=2.749054e-001; foe(n+1)=3.563688e+000; krok(n+1)=5.885355e-001; ng(n+1)=1.318874e+001;
n=265; farx(n+1)=2.702682e-001; foe(n+1)=3.563240e+000; krok(n+1)=7.847380e-001; ng(n+1)=1.093304e+001;
n=266; farx(n+1)=2.483168e-001; foe(n+1)=3.559750e+000; krok(n+1)=3.568867e+000; ng(n+1)=3.347505e+001;
n=267; farx(n+1)=2.443318e-001; foe(n+1)=3.559121e+000; krok(n+1)=1.701816e-001; ng(n+1)=5.094647e+001;
n=268; farx(n+1)=2.401153e-001; foe(n+1)=3.556035e+000; krok(n+1)=3.785938e-001; ng(n+1)=4.991237e+001;
n=269; farx(n+1)=2.367422e-001; foe(n+1)=3.554204e+000; krok(n+1)=3.724184e-001; ng(n+1)=4.413754e+001;
n=270; farx(n+1)=2.327115e-001; foe(n+1)=3.550736e+000; krok(n+1)=1.882680e+000; ng(n+1)=2.682615e+001;
n=271; farx(n+1)=2.253806e-001; foe(n+1)=3.548793e+000; krok(n+1)=3.655615e-001; ng(n+1)=9.958065e+001;
n=272; farx(n+1)=2.110597e-001; foe(n+1)=3.541322e+000; krok(n+1)=6.709302e-001; ng(n+1)=1.446826e+002;
n=273; farx(n+1)=2.049424e-001; foe(n+1)=3.530356e+000; krok(n+1)=1.201404e+000; ng(n+1)=1.065228e+002;
n=274; farx(n+1)=1.974059e-001; foe(n+1)=3.522425e+000; krok(n+1)=1.690558e-001; ng(n+1)=8.159173e+001;
n=275; farx(n+1)=1.960199e-001; foe(n+1)=3.513094e+000; krok(n+1)=6.480438e-001; ng(n+1)=3.378879e+001;
%odnowa zmiennej metryki
n=276; farx(n+1)=1.959389e-001; foe(n+1)=3.510292e+000; krok(n+1)=8.714703e-007; ng(n+1)=1.445862e+002;
n=277; farx(n+1)=1.959756e-001; foe(n+1)=3.508932e+000; krok(n+1)=1.466008e-005; ng(n+1)=2.418617e+001;
n=278; farx(n+1)=1.981209e-001; foe(n+1)=3.504561e+000; krok(n+1)=2.941717e-005; ng(n+1)=2.903190e+001;
n=279; farx(n+1)=1.990017e-001; foe(n+1)=3.495540e+000; krok(n+1)=3.578090e-005; ng(n+1)=3.616973e+001;
n=280; farx(n+1)=2.022113e-001; foe(n+1)=3.488136e+000; krok(n+1)=6.681129e-003; ng(n+1)=7.564538e+000;
n=281; farx(n+1)=2.048272e-001; foe(n+1)=3.486936e+000; krok(n+1)=1.033570e-002; ng(n+1)=1.303688e+001;
n=282; farx(n+1)=2.101088e-001; foe(n+1)=3.483241e+000; krok(n+1)=2.221265e-001; ng(n+1)=1.383440e+001;
n=283; farx(n+1)=2.255492e-001; foe(n+1)=3.479442e+000; krok(n+1)=2.515310e-001; ng(n+1)=7.286713e+000;
n=284; farx(n+1)=2.279563e-001; foe(n+1)=3.475691e+000; krok(n+1)=9.495372e-001; ng(n+1)=6.272756e+001;
n=285; farx(n+1)=2.371259e-001; foe(n+1)=3.467946e+000; krok(n+1)=5.393056e-001; ng(n+1)=3.067457e+001;
n=286; farx(n+1)=2.465677e-001; foe(n+1)=3.462347e+000; krok(n+1)=9.538763e-002; ng(n+1)=2.990618e+001;
n=287; farx(n+1)=2.491366e-001; foe(n+1)=3.455458e+000; krok(n+1)=7.294970e-001; ng(n+1)=8.077208e+001;
n=288; farx(n+1)=2.595852e-001; foe(n+1)=3.448476e+000; krok(n+1)=1.280117e+000; ng(n+1)=8.879845e+001;
n=289; farx(n+1)=2.785375e-001; foe(n+1)=3.423842e+000; krok(n+1)=1.707324e+000; ng(n+1)=4.534069e+001;
n=290; farx(n+1)=2.803162e-001; foe(n+1)=3.422004e+000; krok(n+1)=7.485385e-002; ng(n+1)=6.925036e+001;
n=291; farx(n+1)=2.736497e-001; foe(n+1)=3.409895e+000; krok(n+1)=1.329187e-001; ng(n+1)=6.259324e+001;
n=292; farx(n+1)=2.769928e-001; foe(n+1)=3.403202e+000; krok(n+1)=9.453922e-001; ng(n+1)=4.491552e+001;
n=293; farx(n+1)=2.768550e-001; foe(n+1)=3.398429e+000; krok(n+1)=9.073805e-001; ng(n+1)=7.727851e+001;
n=294; farx(n+1)=2.764033e-001; foe(n+1)=3.396432e+000; krok(n+1)=1.371445e+000; ng(n+1)=1.831755e+001;
n=295; farx(n+1)=2.738099e-001; foe(n+1)=3.393479e+000; krok(n+1)=2.257123e+000; ng(n+1)=9.944517e+000;
n=296; farx(n+1)=2.768543e-001; foe(n+1)=3.386137e+000; krok(n+1)=3.816273e+000; ng(n+1)=4.645919e+001;
n=297; farx(n+1)=2.803101e-001; foe(n+1)=3.381065e+000; krok(n+1)=6.246649e-001; ng(n+1)=7.030045e+001;
n=298; farx(n+1)=2.852742e-001; foe(n+1)=3.372305e+000; krok(n+1)=8.375141e-001; ng(n+1)=4.896413e+001;
n=299; farx(n+1)=2.918209e-001; foe(n+1)=3.365599e+000; krok(n+1)=2.063035e-001; ng(n+1)=1.073207e+002;
n=300; farx(n+1)=2.957818e-001; foe(n+1)=3.356779e+000; krok(n+1)=1.090928e-001; ng(n+1)=6.474515e+001;

figure; semilogy(farx,'b'); hold on; semilogy(foe,'r'); xlabel('Iteracje'); ylabel('Earx, Eoe'); legend('Earx','Eoe'); title('Uczenie predyktora OE');
figure; subplot(2,1,1); semilogy(krok); xlabel('Iteracje'); ylabel('Krok');
subplot(2,1,2); semilogy(ng); xlabel('Iteracje'); ylabel('Norma gradientu');
Earx=farx(n+1)
Eoe=foe(n+1)
